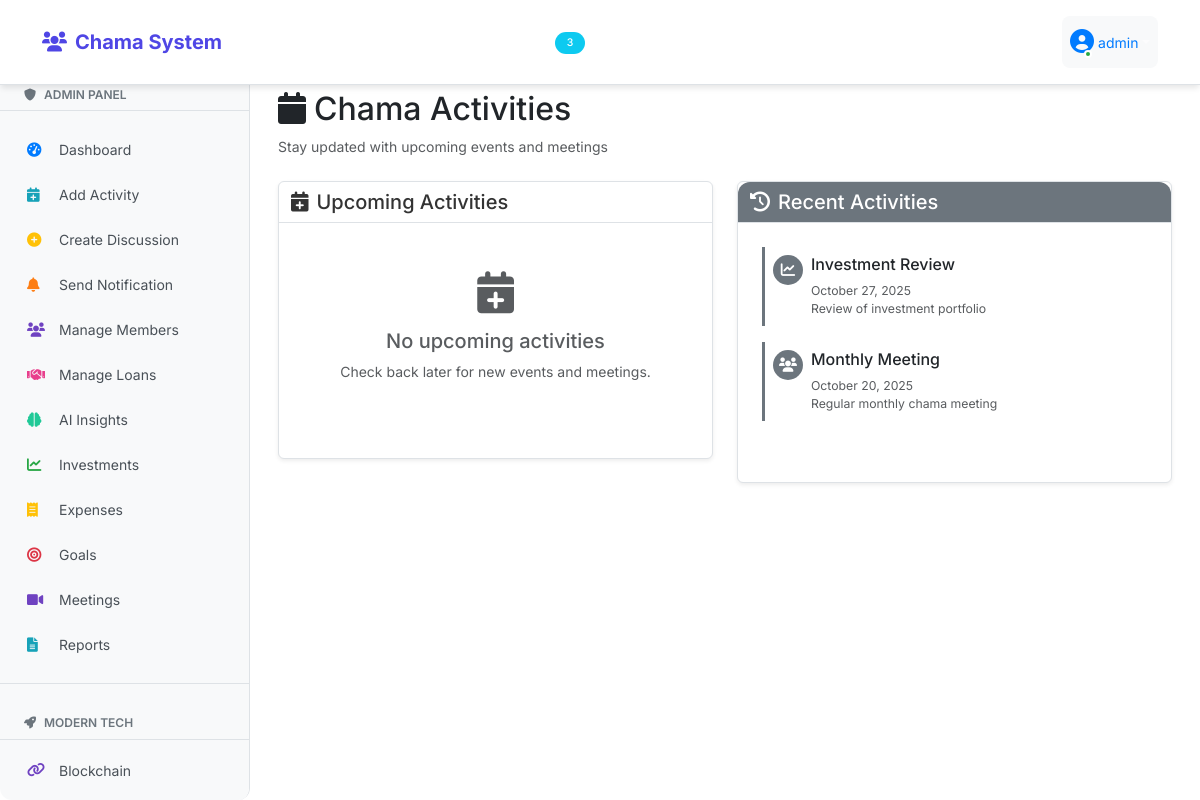
Page /activities (signed in) on the earlier database version.
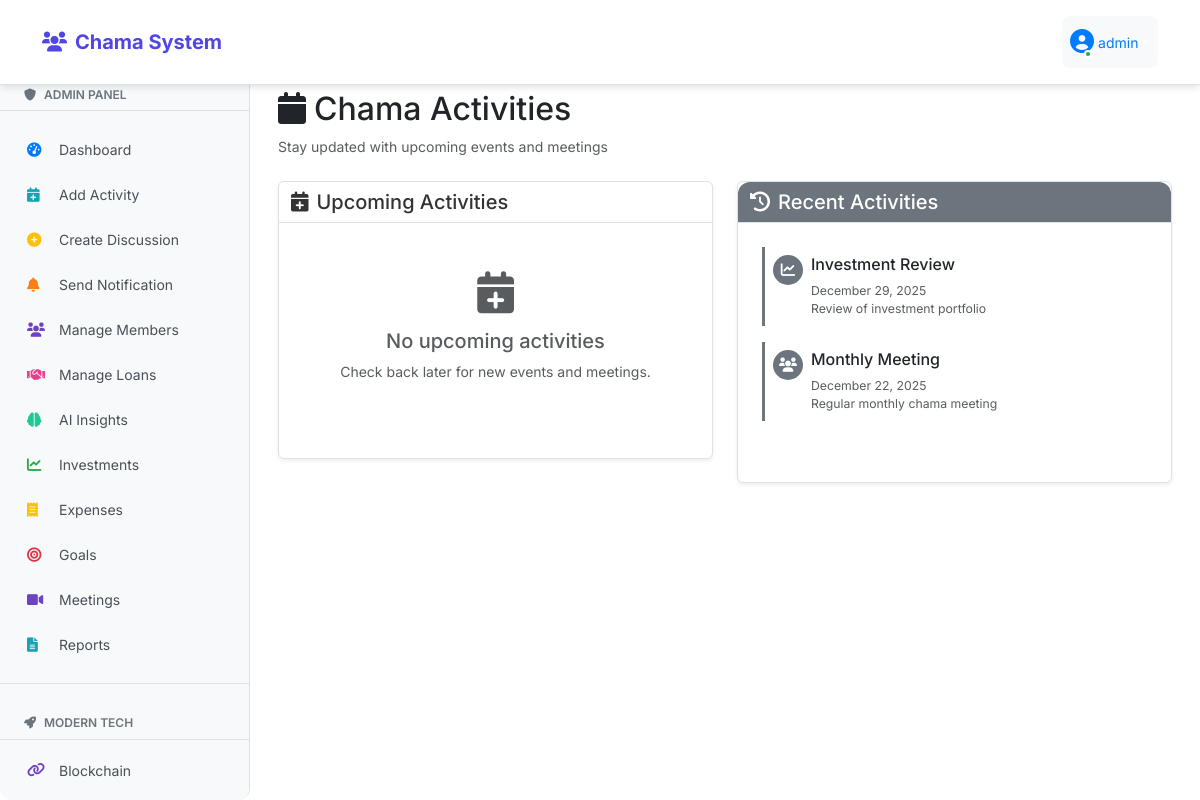
Same page on the later database version.
### fixed_app.py (models this page shows)
class Activity(db.Model):
    id = db.Column(db.Integer, primary_key=True)
    title = db.Column(db.String(100), nullable=False)
    description = db.Column(db.Text)
    date = db.Column(db.DateTime, nullable=False)
    type = db.Column(db.String(50), default='meeting')
    created_by = db.Column(db.Integer, db.ForeignKey('user.id'))
    user = db.relationship('User', backref='activities')

### fixed_app.py (the view)
@app.route('/activities')
@login_required
def activities():
    upcoming = Activity.query.filter(Activity.date >= datetime.utcnow()).order_by(Activity.date).all()
    past = Activity.query.filter(Activity.date < datetime.utcnow()).order_by(Activity.date.desc()).limit(10).all()
    return render_template('activities.html', upcoming=upcoming, past=past)

### fixed_app.py (called while the page is built)
@login_manager.user_loader
def load_user(user_id):
    return db.session.get(User, int(user_id))

@app.context_processor
def inject_counts():
    if current_user.is_authenticated:
        unread_count = Notification.query.filter_by(user_id=current_user.id, is_read=False).count()
        discussion_count = Discussion.query.count()
        return dict(unread_notifications_count=unread_count, discussion_count=discussion_count)
    return dict(unread_notifications_count=0, discussion_count=0)

### templates/activities.html (shortened to what the changed rows need)
{% extends "base.html" %}
{% block content %}
<div class="container-fluid">
    <div class="d-flex flex-column flex-md-row justify-content-between align-items-start align-items-md-center mb-4">
        <div>
            <h2><i class="fas fa-calendar me-2"></i>Chama Activities</h2>
        </div>
    </div>
    <div class="row">
        <div class="col-12 col-lg-6">
            <div class="card list-card shadow-sm h-100">
                <div class="card-body">
                    {% if past %}
                        {% for activity in past %}
                        <div class="activity-item mb-3 p-2 border-start border-3 border-secondary">
                            <div class="d-flex align-items-start">
                                <div class="activity-icon-sm bg-secondary text-white me-2">
                                    {% if activity.type == 'meeting' %}
                                        <i class="fas fa-users"></i>
                                    {% elif activity.type == 'review' %}
                                        <i class="fas fa-chart-line"></i>
                                    {% else %}
                                        <i class="fas fa-calendar"></i>
                                    {% endif %}
                                </div>
                                <div class="flex-grow-1">
                                    <h6 class="mb-1">{{ activity.title }}</h6>
                                    <small class="text-muted">
                                        {{ activity.date.strftime('%B %d, %Y') }}
                                    </small>
                                    {% if activity.description %}
                                        <p class="text-muted mb-0 small">{{ activity.description|truncate(80) }}</p>
                                    {% endif %}
                                </div>
                            </div>
                        </div>
                        {% endfor %}
                    {% else %}
                        <div class="text-center py-4">
                            <i class="fas fa-history fa-3x text-muted mb-3"></i>
                            <h5 class="text-muted">No past activities</h5>
                            <p class="text-muted">Activity history will appear here.</p>
                        </div>
                    {% endif %}
                </div>
            </div>
        </div>
    </div>
</div>
{% endblock %}

### templates/navbar.html (shortened to what this page needs)
<nav class="navbar navbar-expand-lg navbar-dark bg-primary">
    <div class="container">
        <a class="navbar-brand" href="{{ url_for('index') }}">
            <i class="fas fa-users me-2"></i>Chama System
        </a>
        <div class="collapse navbar-collapse" id="navbarNav">
            {% if current_user.is_authenticated %}
            <ul class="navbar-nav me-auto">
                <li class="nav-item">
                    <a class="nav-link {% if request.path == url_for('index') %}active{% endif %}" href="{{ url_for('index') }}">
                        <i class="fas fa-home me-1"></i>Home
                    </a>
                </li>
                <li class="nav-item">
                    <a class="nav-link {% if request.path == url_for('contributions') %}active{% endif %}" href="{{ url_for('contributions') }}">
                        <i class="fas fa-money-bill-wave me-1"></i>Contributions
                    </a>
                </li>
                <li class="nav-item">
                    <a class="nav-link {% if request.path == url_for('discussions') %}active{% endif %}" href="{{ url_for('discussions') }}">
                        <i class="fas fa-comments me-1"></i>Discussions
                        {% if discussion_count > 0 %}
                            <span class="badge bg-info rounded-pill ms-1">{{ discussion_count }}</span>
                        {% endif %}
                    </a>
                </li>
                <li class="nav-item dropdown">
                    <a class="nav-link dropdown-toggle" href="#" id="menuDropdown" role="button" data-bs-toggle="dropdown">
                        <i class="fas fa-bars me-1"></i>Menu
                    </a>
                </li>
                {% if current_user.is_admin %}
                <li class="nav-item dropdown">
                    <a class="nav-link dropdown-toggle" href="#" id="adminDropdown" role="button" data-bs-toggle="dropdown">
                        <i class="fas fa-shield-alt me-1"></i>Admin
                    </a>
                </li>
                {% endif %}
            </ul>
            <ul class="navbar-nav">
                <li class="nav-item dropdown">
                    <a class="nav-link dropdown-toggle user-dropdown" href="#" id="navbarDropdown" role="button"
                       data-bs-toggle="dropdown" aria-expanded="false">
                        <div class="user-avatar">
                            <i class="fas fa-user-circle"></i>
                            <span class="online-dot"></span>
                        </div>
                        <span class="ms-1" style="color: #007bff;">{{ current_user.username }}</span>
                    </a>
                </li>
            </ul>
            {% endif %}
        </div>
    </div>
</nav>

Differences in the rows shown:
changed Activity "Investment Review": date "October 27, 2025" → "December 29, 2025"
changed Activity "Monthly Meeting": date "October 20, 2025" → "December 22, 2025"
Other differences:
{{ discussion_count }}: "3" → (not shown)
